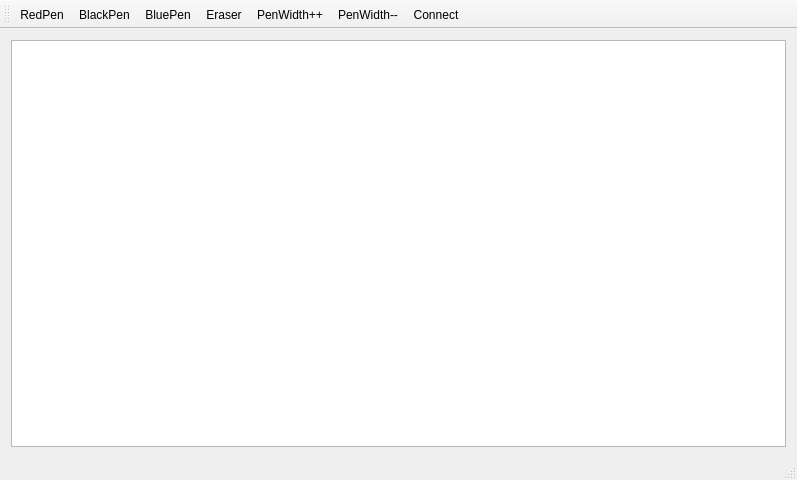
<?xml version="1.0" encoding="UTF-8"?>
<ui version="4.0">
 <class>MainWindow</class>
 <widget class="QMainWindow" name="MainWindow">
  <property name="geometry">
   <rect>
    <x>0</x>
    <y>0</y>
    <width>797</width>
    <height>480</height>
   </rect>
  </property>
  <property name="windowTitle">
   <string>Watch and Touch Collaborative Drawing Tests</string>
  </property>
  <widget class="QWidget" name="centralWidget">
   <layout class="QVBoxLayout" name="verticalLayout">
    <item>
     <widget class="CollaborativeDrawingWidget" name="graphicsView">
      <property name="mouseTracking">
       <bool>false</bool>
      </property>
     </widget>
    </item>
   </layout>
  </widget>
  <widget class="QToolBar" name="mainToolBar">
   <attribute name="toolBarArea">
    <enum>TopToolBarArea</enum>
   </attribute>
   <attribute name="toolBarBreak">
    <bool>false</bool>
   </attribute>
   <addaction name="actionRedPen"/>
   <addaction name="actionBlackPen"/>
   <addaction name="actionBluePen"/>
   <addaction name="actionEraser"/>
   <addaction name="actionPenWidthInc"/>
   <addaction name="actionPenWidthDec"/>
   <addaction name="actionConnect"/>
  </widget>
  <widget class="QStatusBar" name="statusBar"/>
  <action name="actionSave">
   <property name="text">
    <string>Save</string>
   </property>
   <property name="toolTip">
    <string>Save</string>
   </property>
   <property name="shortcut">
    <string>Ctrl+S</string>
   </property>
  </action>
  <action name="actionLoad">
   <property name="text">
    <string>Load</string>
   </property>
   <property name="toolTip">
    <string>Load</string>
   </property>
   <property name="shortcut">
    <string>Ctrl+O</string>
   </property>
  </action>
  <action name="actionUndo">
   <property name="text">
    <string>Undo</string>
   </property>
   <property name="shortcut">
    <string>Ctrl+Z</string>
   </property>
  </action>
  <action name="actionRedo">
   <property name="text">
    <string>Redo</string>
   </property>
   <property name="shortcut">
    <string>Ctrl+Shift+Z</string>
   </property>
  </action>
  <action name="actionRedPen">
   <property name="text">
    <string>RedPen</string>
   </property>
  </action>
  <action name="actionBlackPen">
   <property name="text">
    <string>BlackPen</string>
   </property>
  </action>
  <action name="actionBluePen">
   <property name="text">
    <string>BluePen</string>
   </property>
  </action>
  <action name="actionPenWidthInc">
   <property name="text">
    <string>PenWidth++</string>
   </property>
  </action>
  <action name="actionPenWidthDec">
   <property name="text">
    <string>PenWidth--</string>
   </property>
  </action>
  <action name="actionFreehand">
   <property name="text">
    <string>Freehand</string>
   </property>
  </action>
  <action name="actionRectangle">
   <property name="text">
    <string>Rectangle</string>
   </property>
  </action>
  <action name="actionStraightLine">
   <property name="text">
    <string>Straight Line</string>
   </property>
  </action>
  <action name="actionEllipse">
   <property name="text">
    <string>Ellipse</string>
   </property>
  </action>
  <action name="actionListen">
   <property name="text">
    <string>Listen</string>
   </property>
   <property name="toolTip">
    <string>Listen for incoming connections</string>
   </property>
  </action>
  <action name="actionConnect">
   <property name="text">
    <string>Connect</string>
   </property>
  </action>
  <action name="actionEraser">
   <property name="text">
    <string>Eraser</string>
   </property>
  </action>
 </widget>
 <layoutdefault spacing="6" margin="11"/>
 <customwidgets>
  <customwidget>
   <class>CollaborativeDrawingWidget</class>
   <extends>QGraphicsView</extends>
   <header>collaborativedrawingwidget.h</header>
  </customwidget>
 </customwidgets>
 <resources/>
 <connections/>
</ui>
